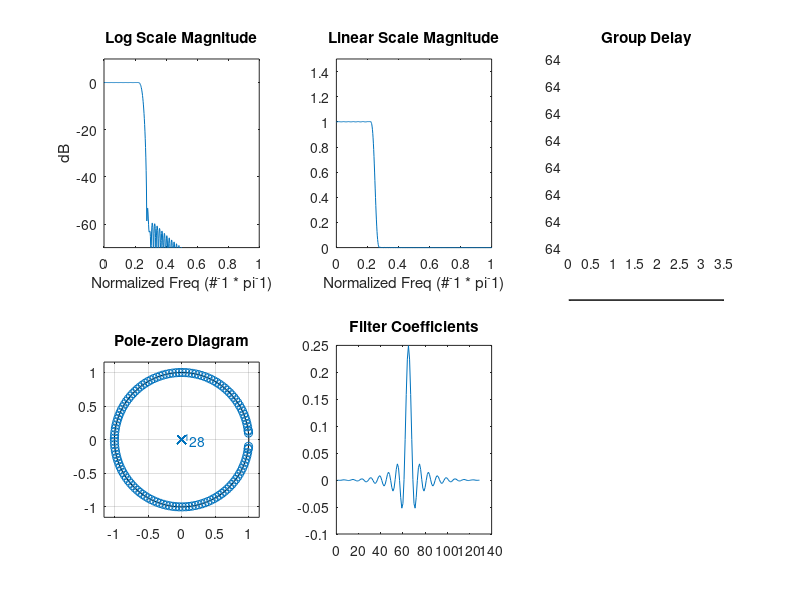

The MATLAB source for this figure:
%%% EE432 Digital Signal Processing Matlab Project %%%
%%% 20150651 Jang Kang-wook %%%

%% (c) - 1 Linear-phase FIR LPF with Hamming Window %%

%% Stopband / Passband setting
w_p = 0.2 * pi;
w_s = 0.3 * pi;

%% Attenuation setting in dB
att_p = 0.3;
att_s = 30;

%% Center Frequency & Window Size(Order) & Number of Tabs Setting
w_c = (w_s + w_p) / 2;
ord = 128;
tab_n = 512;

%% Frequency Resolution Setting & Rectangular Window
dw = pi / tab_n;
window = hamming(ord + 1)';
b = fir1(ord, w_c / pi, 'low', window);

%% Frequency Response of Rectangular Window
H = freqz(b, 1, -pi:dw:pi);

%% Plot magnitude in dB - (1)
subplot(2,3,1);
plot(-1:dw/pi:1, 20 * log10(abs(H)));
axis([0 1 -70 10]);
title("Log Scale Magnitude");
xlabel('Normalized Freq (#^-1 * pi^-1)')
ylabel('dB')

%% Plot magnitude in linear scale - (2)
subplot(2,3,2)
plot(-1:dw/pi:1, abs(H));
axis([0 1 0 1.5]);
xlabel('Normalized Freq (#^-1 * pi^-1)')
title("Linear Scale Magnitude");

%% Plot group delay - (3)
subplot(2,3,3);
grpdelay(window);
title("Group Delay");

%% Plot pole-zero diagram - (4)
subplot(2,3,4);
zplane(window);
title("Pole-zero Diagram");

%% Plot impulse response coefficients - (5)
subplot(2,3,5);
plot(b);
title("Filter Coefficients");